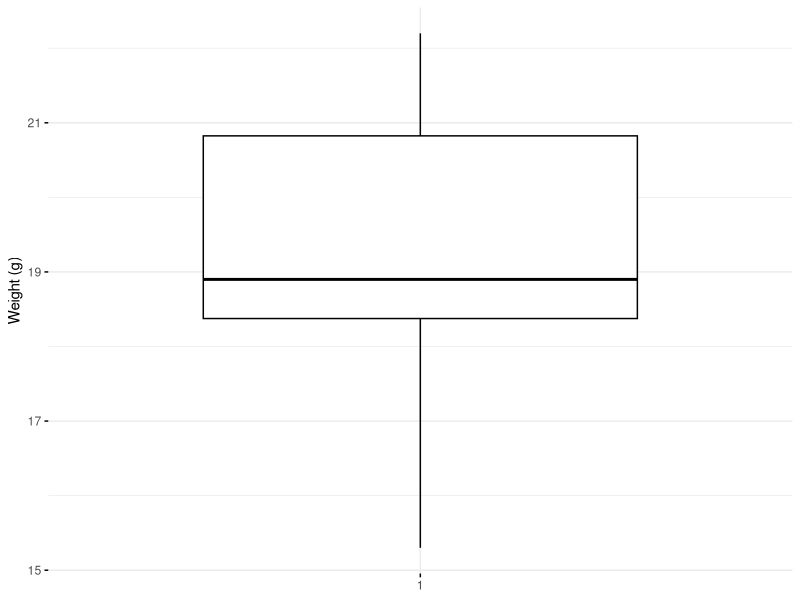
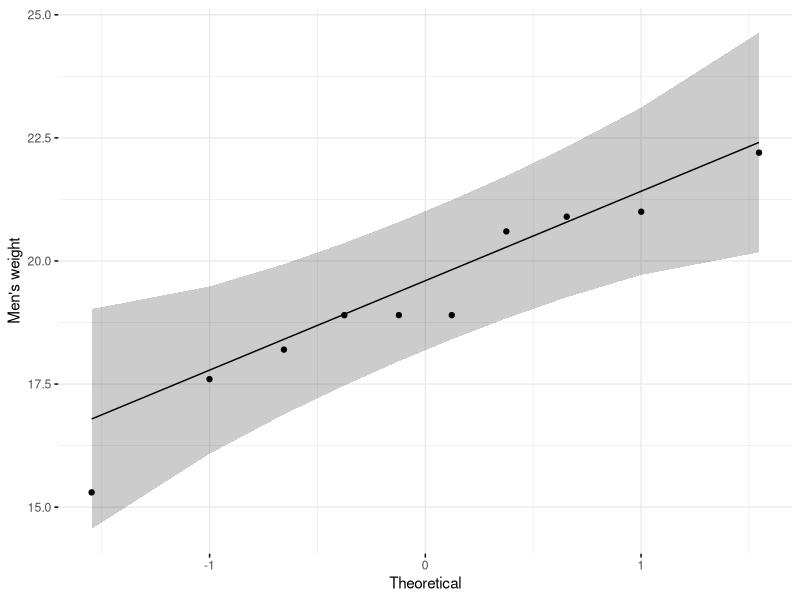

Source code (R) for these figures, in order:
## ---- chunk 1
set.seed(1234)
my_data <- data.frame(
  name = paste0(rep("M_", 10), 1:10),
  weight = round(rnorm(10, 20, 2), 1)
)

head(my_data, 10)
## ---- chunk 2
# Statistical summaries of weight
summary(my_data$weight)
## ---- chunk 3
library(ggpubr)
ggboxplot(my_data$weight, 
          ylab = "Weight (g)", xlab = FALSE,
          ggtheme = theme_minimal())
## ---- chunk 4
shapiro.test(my_data$weight) # => p-value = 0.6993
## ---- chunk 5
library("ggpubr")
ggqqplot(my_data$weight, ylab = "Men's weight",
         ggtheme = theme_minimal())
## ---- chunk 6
# One-sample t-test
res <- t.test(my_data$weight, mu = 25)
# Printing the results
res
## ---- chunk 7
t.test(my_data$weight, mu = 25,
              alternative = "less")
## ---- chunk 8
t.test(my_data$weight, mu = 25,
              alternative = "greater")
## ---- chunk 9
# printing the p-value
res$p.value
## ---- chunk 10
# printing the mean
res$estimate
## ---- chunk 11
# printing the confidence interval
res$conf.int
